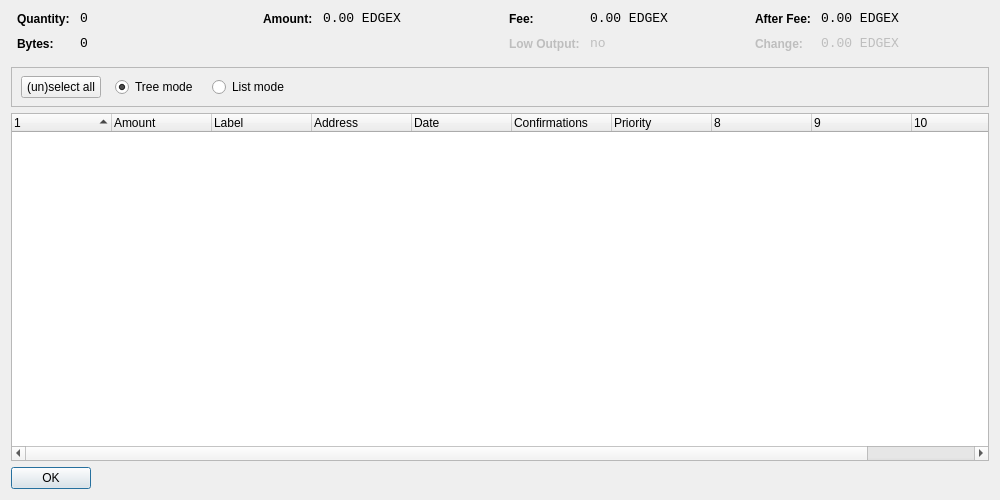
<?xml version="1.0" encoding="UTF-8"?>
<ui version="4.0">
 <class>CoinControlDialog</class>
 <widget class="QDialog" name="CoinControlDialog">
  <property name="geometry">
   <rect>
    <x>0</x>
    <y>0</y>
    <width>1000</width>
    <height>500</height>
   </rect>
  </property>
  <property name="windowTitle">
   <string>Coin Control</string>
  </property>
  <layout class="QVBoxLayout" name="verticalLayout">
   <item>
    <layout class="QHBoxLayout" name="horizontalLayoutTop" stretch="0,0,0,0">
     <property name="topMargin">
      <number>0</number>
     </property>
     <property name="bottomMargin">
      <number>10</number>
     </property>
     <item>
      <layout class="QFormLayout" name="formLayoutCoinControl1">
       <property name="horizontalSpacing">
        <number>10</number>
       </property>
       <property name="verticalSpacing">
        <number>10</number>
       </property>
       <property name="leftMargin">
        <number>6</number>
       </property>
       <property name="rightMargin">
        <number>6</number>
       </property>
       <item row="0" column="0">
        <widget class="QLabel" name="labelCoinControlQuantityText">
         <property name="styleSheet">
          <string notr="true">font-weight:bold;</string>
         </property>
         <property name="text">
          <string>Quantity:</string>
         </property>
        </widget>
       </item>
       <item row="0" column="1">
        <widget class="QLabel" name="labelCoinControlQuantity">
         <property name="font">
          <font>
           <family>Monospace</family>
           <pointsize>10</pointsize>
          </font>
         </property>
         <property name="cursor">
          <cursorShape>IBeamCursor</cursorShape>
         </property>
         <property name="contextMenuPolicy">
          <enum>Qt::ActionsContextMenu</enum>
         </property>
         <property name="text">
          <string notr="true">0</string>
         </property>
         <property name="textInteractionFlags">
          <set>Qt::LinksAccessibleByMouse|Qt::TextSelectableByKeyboard|Qt::TextSelectableByMouse</set>
         </property>
        </widget>
       </item>
       <item row="1" column="0">
        <widget class="QLabel" name="labelCoinControlBytesText">
         <property name="styleSheet">
          <string notr="true">font-weight:bold;</string>
         </property>
         <property name="text">
          <string>Bytes:</string>
         </property>
        </widget>
       </item>
       <item row="1" column="1">
        <widget class="QLabel" name="labelCoinControlBytes">
         <property name="font">
          <font>
           <family>Monospace</family>
           <pointsize>10</pointsize>
          </font>
         </property>
         <property name="cursor">
          <cursorShape>IBeamCursor</cursorShape>
         </property>
         <property name="contextMenuPolicy">
          <enum>Qt::ActionsContextMenu</enum>
         </property>
         <property name="text">
          <string notr="true">0</string>
         </property>
         <property name="textInteractionFlags">
          <set>Qt::LinksAccessibleByMouse|Qt::TextSelectableByKeyboard|Qt::TextSelectableByMouse</set>
         </property>
        </widget>
       </item>
      </layout>
     </item>
     <item>
      <layout class="QFormLayout" name="formLayoutCoinControl2">
       <property name="horizontalSpacing">
        <number>10</number>
       </property>
       <property name="verticalSpacing">
        <number>10</number>
       </property>
       <property name="leftMargin">
        <number>6</number>
       </property>
       <property name="rightMargin">
        <number>6</number>
       </property>
       <item row="0" column="0">
        <widget class="QLabel" name="labelCoinControlAmountText">
         <property name="styleSheet">
          <string notr="true">font-weight:bold;</string>
         </property>
         <property name="text">
          <string>Amount:</string>
         </property>
        </widget>
       </item>
       <item row="0" column="1">
        <widget class="QLabel" name="labelCoinControlAmount">
         <property name="font">
          <font>
           <family>Monospace</family>
           <pointsize>10</pointsize>
          </font>
         </property>
         <property name="cursor">
          <cursorShape>IBeamCursor</cursorShape>
         </property>
         <property name="contextMenuPolicy">
          <enum>Qt::ActionsContextMenu</enum>
         </property>
         <property name="text">
          <string notr="true">0.00 EDGEX</string>
         </property>
         <property name="textInteractionFlags">
          <set>Qt::LinksAccessibleByMouse|Qt::TextSelectableByKeyboard|Qt::TextSelectableByMouse</set>
         </property>
        </widget>
       </item>
      </layout>
     </item>
     <item>
      <layout class="QFormLayout" name="formLayoutCoinControl3">
       <property name="horizontalSpacing">
        <number>10</number>
       </property>
       <property name="verticalSpacing">
        <number>10</number>
       </property>
       <property name="leftMargin">
        <number>6</number>
       </property>
       <property name="rightMargin">
        <number>6</number>
       </property>
       <item row="0" column="0">
        <widget class="QLabel" name="labelCoinControlFeeText">
         <property name="styleSheet">
          <string notr="true">font-weight:bold;</string>
         </property>
         <property name="text">
          <string>Fee:</string>
         </property>
        </widget>
       </item>
       <item row="0" column="1">
        <widget class="QLabel" name="labelCoinControlFee">
         <property name="font">
          <font>
           <family>Monospace</family>
           <pointsize>10</pointsize>
          </font>
         </property>
         <property name="cursor">
          <cursorShape>IBeamCursor</cursorShape>
         </property>
         <property name="contextMenuPolicy">
          <enum>Qt::ActionsContextMenu</enum>
         </property>
         <property name="text">
          <string notr="true">0.00 EDGEX</string>
         </property>
         <property name="textInteractionFlags">
          <set>Qt::LinksAccessibleByMouse|Qt::TextSelectableByKeyboard|Qt::TextSelectableByMouse</set>
         </property>
        </widget>
       </item>
       <item row="1" column="0">
        <widget class="QLabel" name="labelCoinControlLowOutputText">
         <property name="enabled">
          <bool>false</bool>
         </property>
         <property name="styleSheet">
          <string notr="true">font-weight:bold;</string>
         </property>
         <property name="text">
          <string>Low Output:</string>
         </property>
        </widget>
       </item>
       <item row="1" column="1">
        <widget class="QLabel" name="labelCoinControlLowOutput">
         <property name="enabled">
          <bool>false</bool>
         </property>
         <property name="font">
          <font>
           <family>Monospace</family>
           <pointsize>10</pointsize>
          </font>
         </property>
         <property name="cursor">
          <cursorShape>IBeamCursor</cursorShape>
         </property>
         <property name="contextMenuPolicy">
          <enum>Qt::ActionsContextMenu</enum>
         </property>
         <property name="text">
          <string notr="true">no</string>
         </property>
         <property name="textInteractionFlags">
          <set>Qt::LinksAccessibleByMouse|Qt::TextSelectableByKeyboard|Qt::TextSelectableByMouse</set>
         </property>
        </widget>
       </item>
      </layout>
     </item>
     <item>
      <layout class="QFormLayout" name="formLayoutCoinControl4">
       <property name="horizontalSpacing">
        <number>10</number>
       </property>
       <property name="verticalSpacing">
        <number>10</number>
       </property>
       <property name="leftMargin">
        <number>6</number>
       </property>
       <property name="rightMargin">
        <number>6</number>
       </property>
       <item row="0" column="0">
        <widget class="QLabel" name="labelCoinControlAfterFeeText">
         <property name="styleSheet">
          <string notr="true">font-weight:bold;</string>
         </property>
         <property name="text">
          <string>After Fee:</string>
         </property>
        </widget>
       </item>
       <item row="0" column="1">
        <widget class="QLabel" name="labelCoinControlAfterFee">
         <property name="font">
          <font>
           <family>Monospace</family>
           <pointsize>10</pointsize>
          </font>
         </property>
         <property name="cursor">
          <cursorShape>IBeamCursor</cursorShape>
         </property>
         <property name="contextMenuPolicy">
          <enum>Qt::ActionsContextMenu</enum>
         </property>
         <property name="text">
          <string notr="true">0.00 EDGEX</string>
         </property>
         <property name="textInteractionFlags">
          <set>Qt::LinksAccessibleByMouse|Qt::TextSelectableByKeyboard|Qt::TextSelectableByMouse</set>
         </property>
        </widget>
       </item>
       <item row="1" column="0">
        <widget class="QLabel" name="labelCoinControlChangeText">
         <property name="enabled">
          <bool>false</bool>
         </property>
         <property name="styleSheet">
          <string notr="true">font-weight:bold;</string>
         </property>
         <property name="text">
          <string>Change:</string>
         </property>
        </widget>
       </item>
       <item row="1" column="1">
        <widget class="QLabel" name="labelCoinControlChange">
         <property name="enabled">
          <bool>false</bool>
         </property>
         <property name="font">
          <font>
           <family>Monospace</family>
           <pointsize>10</pointsize>
          </font>
         </property>
         <property name="cursor">
          <cursorShape>IBeamCursor</cursorShape>
         </property>
         <property name="contextMenuPolicy">
          <enum>Qt::ActionsContextMenu</enum>
         </property>
         <property name="text">
          <string notr="true">0.00 EDGEX</string>
         </property>
         <property name="textInteractionFlags">
          <set>Qt::LinksAccessibleByMouse|Qt::TextSelectableByKeyboard|Qt::TextSelectableByMouse</set>
         </property>
        </widget>
       </item>
      </layout>
     </item>
    </layout>
   </item>
   <item>
    <widget class="QFrame" name="frame">
     <property name="minimumSize">
      <size>
       <width>0</width>
       <height>40</height>
      </size>
     </property>
     <property name="frameShape">
      <enum>QFrame::StyledPanel</enum>
     </property>
     <property name="frameShadow">
      <enum>QFrame::Sunken</enum>
     </property>
     <widget class="QWidget" name="horizontalLayoutWidget">
      <property name="geometry">
       <rect>
        <x>10</x>
        <y>0</y>
        <width>781</width>
        <height>41</height>
       </rect>
      </property>
      <layout class="QHBoxLayout" name="horizontalLayoutPanel" stretch="0,0,0,0,0">
       <property name="spacing">
        <number>14</number>
       </property>
       <item>
        <widget class="QPushButton" name="pushButtonSelectAll">
         <property name="sizePolicy">
          <sizepolicy hsizetype="Maximum" vsizetype="Fixed">
           <horstretch>0</horstretch>
           <verstretch>0</verstretch>
          </sizepolicy>
         </property>
         <property name="text">
          <string>(un)select all</string>
         </property>
        </widget>
       </item>
       <item>
        <widget class="QRadioButton" name="radioTreeMode">
         <property name="sizePolicy">
          <sizepolicy hsizetype="Maximum" vsizetype="Fixed">
           <horstretch>0</horstretch>
           <verstretch>0</verstretch>
          </sizepolicy>
         </property>
         <property name="text">
          <string>Tree mode</string>
         </property>
         <property name="checked">
          <bool>true</bool>
         </property>
        </widget>
       </item>
       <item>
        <widget class="QRadioButton" name="radioListMode">
         <property name="sizePolicy">
          <sizepolicy hsizetype="Maximum" vsizetype="Fixed">
           <horstretch>0</horstretch>
           <verstretch>0</verstretch>
          </sizepolicy>
         </property>
         <property name="text">
          <string>List mode</string>
         </property>
        </widget>
       </item>
       <item>
        <spacer name="horizontalSpacer">
         <property name="orientation">
          <enum>Qt::Horizontal</enum>
         </property>
         <property name="sizeHint" stdset="0">
          <size>
           <width>40</width>
           <height>20</height>
          </size>
         </property>
        </spacer>
       </item>
      </layout>
     </widget>
    </widget>
   </item>
   <item>
    <widget class="CoinControlTreeWidget" name="treeWidget">
     <property name="contextMenuPolicy">
      <enum>Qt::CustomContextMenu</enum>
     </property>
     <property name="sortingEnabled">
      <bool>false</bool>
     </property>
     <property name="columnCount">
      <number>11</number>
     </property>
     <attribute name="headerShowSortIndicator" stdset="0">
      <bool>true</bool>
     </attribute>
     <attribute name="headerStretchLastSection">
      <bool>false</bool>
     </attribute>
     <column>
      <property name="text">
       <string/>
      </property>
     </column>
     <column>
      <property name="text">
       <string>Amount</string>
      </property>
     </column>
     <column>
      <property name="text">
       <string>Label</string>
      </property>
     </column>
     <column>
      <property name="text">
       <string>Address</string>
      </property>
     </column>
     <column>
      <property name="text">
       <string>Date</string>
      </property>
     </column>
     <column>
      <property name="text">
       <string>Confirmations</string>
      </property>
      <property name="toolTip">
       <string>Confirmed</string>
      </property>
     </column>
     <column>
      <property name="text">
       <string>Priority</string>
      </property>
     </column>
     <column>
      <property name="text">
       <string/>
      </property>
     </column>
     <column>
      <property name="text">
       <string/>
      </property>
     </column>
     <column>
      <property name="text">
       <string/>
      </property>
     </column>
     <column>
      <property name="text">
       <string/>
      </property>
     </column>
    </widget>
   </item>
   <item>
    <widget class="QDialogButtonBox" name="buttonBox">
     <property name="sizePolicy">
      <sizepolicy hsizetype="Maximum" vsizetype="Fixed">
       <horstretch>0</horstretch>
       <verstretch>0</verstretch>
      </sizepolicy>
     </property>
     <property name="orientation">
      <enum>Qt::Horizontal</enum>
     </property>
     <property name="standardButtons">
      <set>QDialogButtonBox::Ok</set>
     </property>
    </widget>
   </item>
  </layout>
 </widget>
 <customwidgets>
  <customwidget>
   <class>CoinControlTreeWidget</class>
   <extends>QTreeWidget</extends>
   <header>coincontroltreewidget.h</header>
  </customwidget>
 </customwidgets>
 <resources/>
 <connections/>
</ui>
